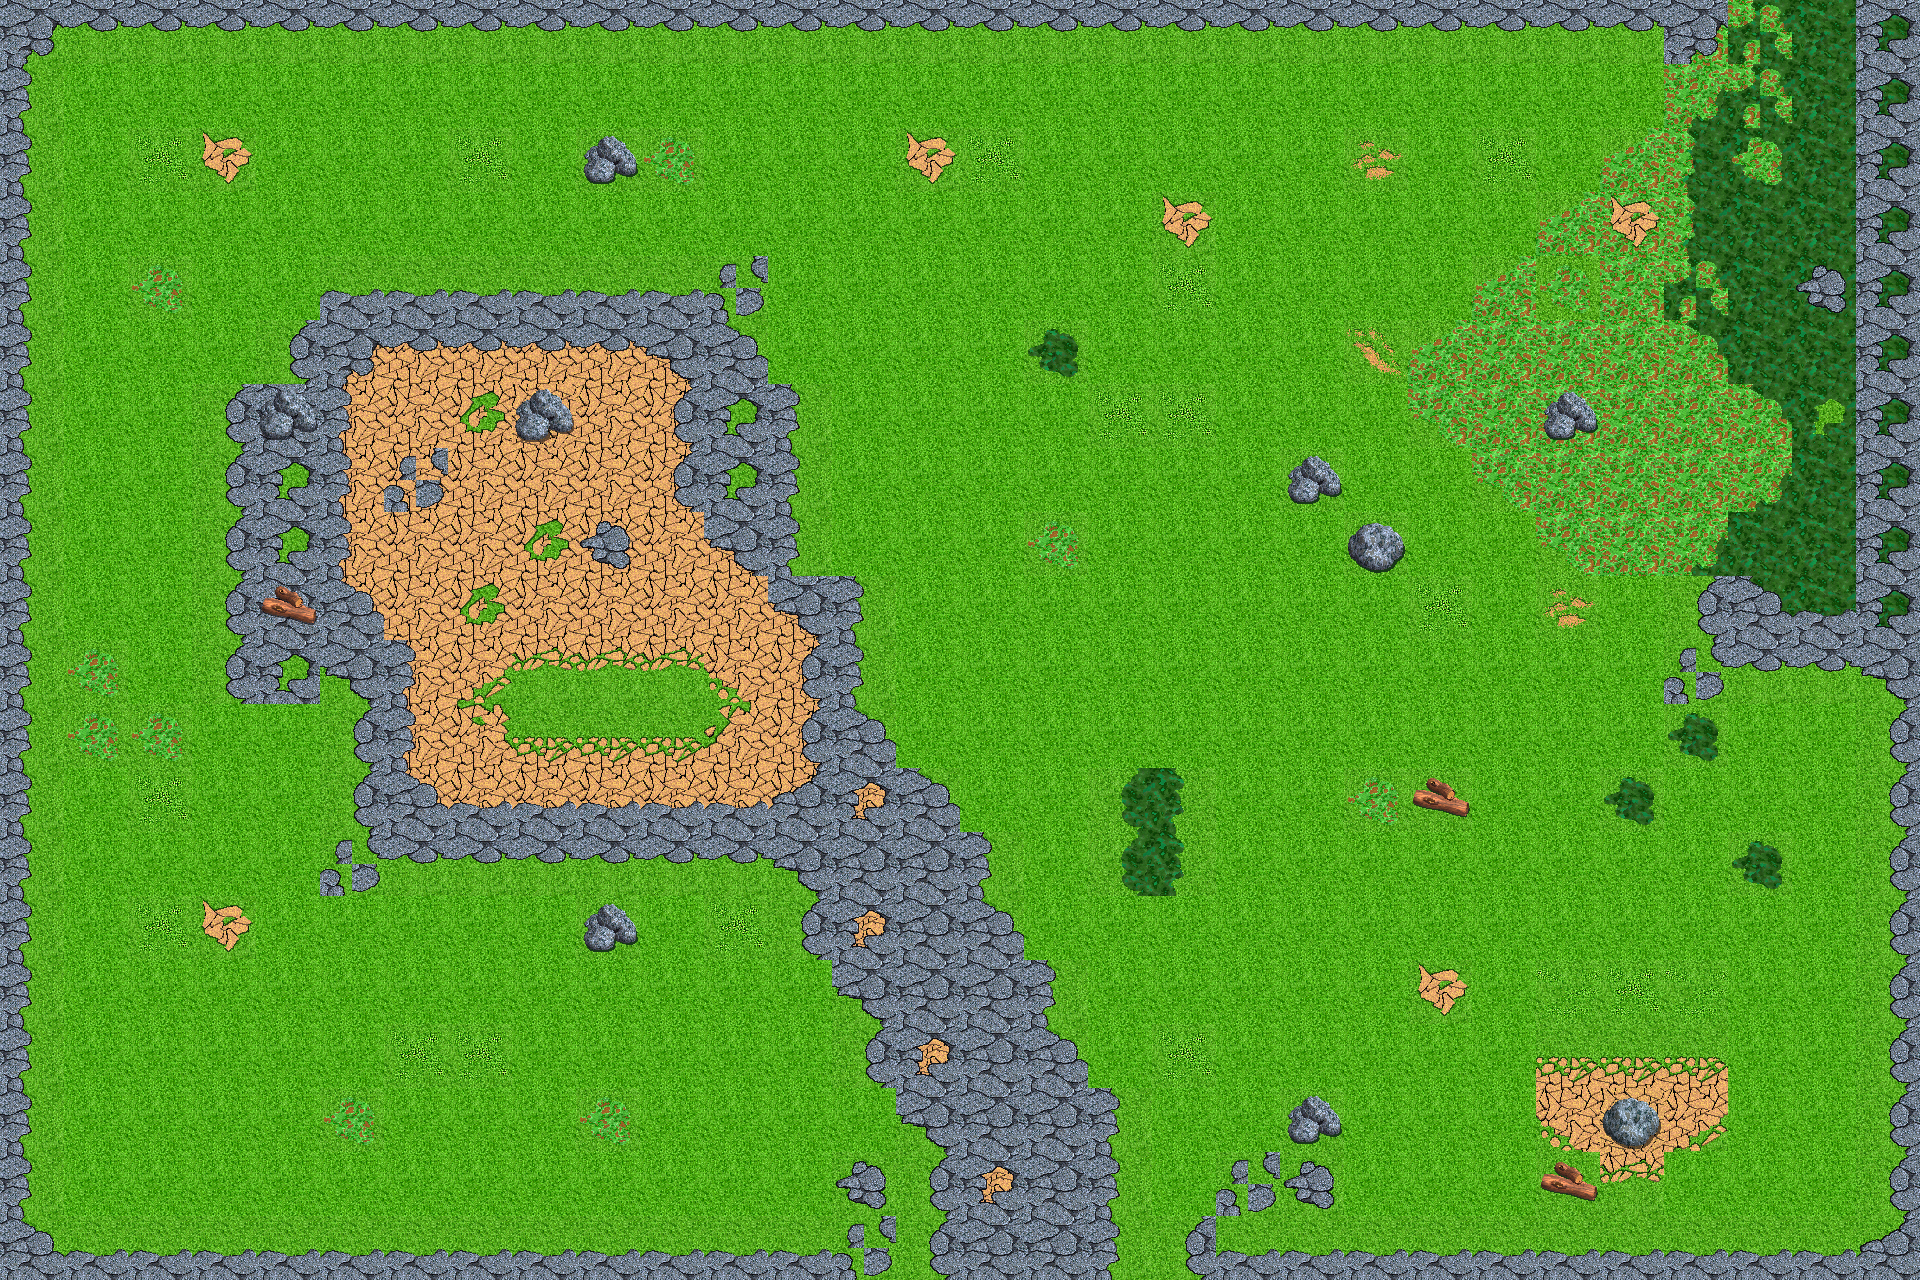

This is a level from a 2D game, rendered from its Tiled map with the project's own tilesets. A one-line summary and the complete map file follow:
An orthogonal 30x20 tile map with 64x64 px tiles, 1 tile layer (Camada de Tiles 1).

<map version="1.0" orientation="orthogonal" width="30" height="20" tilewidth="64" tileheight="64">
 <tileset firstgid="1" name="GroundTiles" tilewidth="64" tileheight="64">
  <image source="GroundTiles.bmp" width="1024" height="640" />
 </tileset>
 <layer name="Camada de Tiles 1" width="30" height="20">
  <data encoding="csv">81,82,82,82,82,82,82,82,82,82,82,82,82,82,82,82,82,82,82,82,82,82,82,82,82,82,5,79,158,38,91,4,4,4,4,4,4,4,4,4,4,4,4,4,4,4,4,4,4,4,4,4,4,4,4,4,48,79,158,38,
91,4,114,52,4,4,4,114,4,14,96,4,4,4,52,114,4,4,4,4,4,64,4,114,4,107,58,59,158,38,
91,4,4,4,4,4,4,4,4,4,4,4,4,4,4,4,4,4,52,4,4,4,4,4,107,56,58,158,158,38,
91,4,96,4,4,102,102,102,102,102,102,113,4,4,4,4,4,4,114,4,4,4,4,107,96,77,79,158,19,38,
91,4,4,4,93,1,2,2,2,2,3,101,4,4,4,4,137,4,4,4,4,84,107,77,77,77,68,158,158,38,
91,4,4,93,44,11,72,71,34,72,13,111,91,4,4,4,4,114,114,4,4,4,87,77,135,77,77,68,156,38,
91,4,4,93,111,11,33,72,72,72,13,111,91,4,4,4,4,4,4,4,14,4,4,87,77,77,77,48,158,38,
91,4,4,93,111,11,72,72,71,12,72,3,91,4,4,4,96,4,4,4,4,24,4,4,87,77,48,158,158,38,
91,4,4,93,123,21,72,71,72,72,72,72,3,91,4,4,4,4,4,4,4,4,114,4,64,4,93,28,29,38,
91,96,4,93,111,83,11,41,42,42,42,43,13,91,4,4,4,4,4,4,4,4,4,4,4,4,113,82,82,83,
91,96,96,4,4,93,11,61,62,62,62,63,13,101,4,4,4,4,4,4,4,4,4,4,4,4,137,4,4,93,
91,4,114,4,4,93,21,22,22,22,22,22,23,31,101,4,4,138,136,4,4,96,132,4,4,137,4,4,4,93,
91,4,4,4,4,113,82,82,82,82,82,82,83,32,32,91,4,138,136,4,4,4,4,4,4,4,4,137,4,93,
91,4,114,52,4,4,4,4,4,14,4,114,93,31,32,101,4,4,4,4,4,4,4,4,4,4,4,4,4,93,
91,4,4,4,4,4,4,4,4,4,4,4,4,83,32,32,91,4,4,4,4,4,52,4,104,114,104,4,4,93,
91,4,4,4,4,4,114,114,4,4,4,4,4,93,31,32,101,4,114,4,4,4,4,4,62,62,62,4,4,93,
91,4,4,4,4,96,4,4,4,96,4,4,4,4,83,32,32,91,4,4,14,4,4,4,43,112,41,4,4,93,
91,4,4,4,4,4,4,4,4,4,4,4,4,92,93,31,32,91,4,113,92,4,4,4,132,42,4,4,4,93,
101,102,102,102,102,102,102,102,102,102,102,102,102,113,93,32,32,91,93,102,102,102,102,102,102,102,102,102,102,103
</data>
 </layer>
</map>